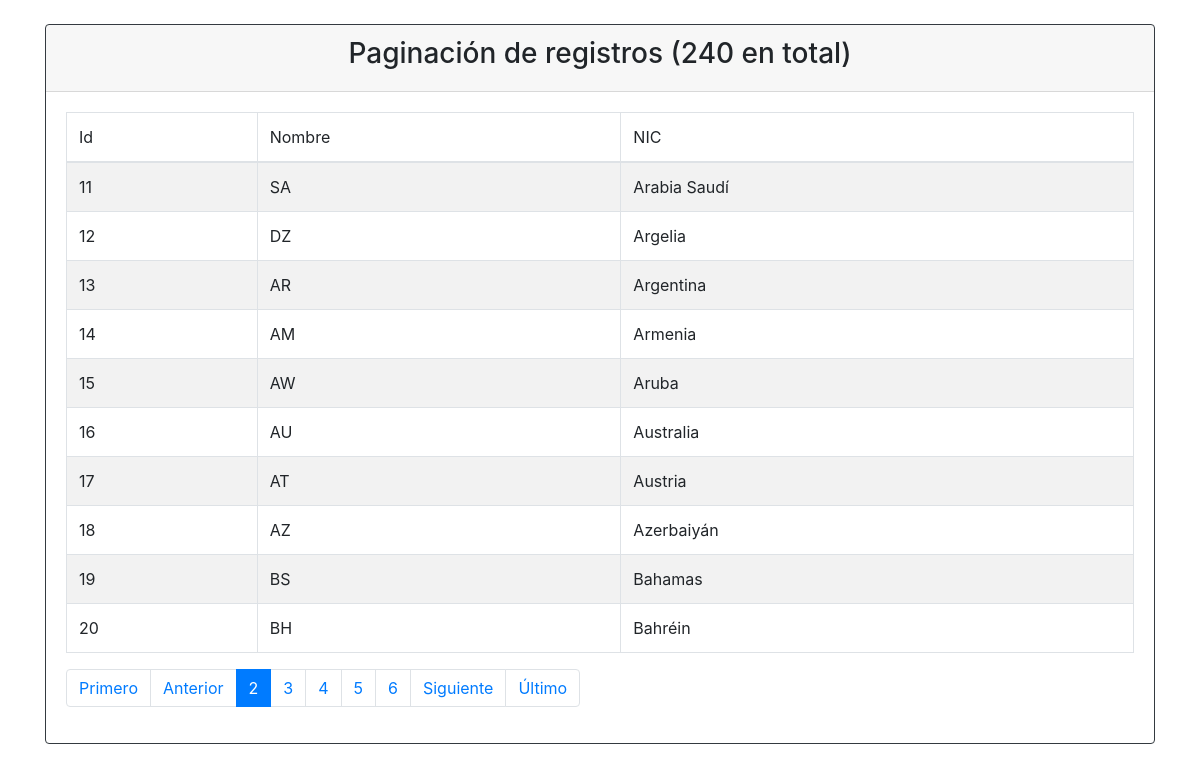
/20-Paginacion-de-registros/listado.php?pagina=2, run on the app's committed database.
### tables this page shows
CREATE TABLE `paises` (
  `id` int(11) NOT NULL,
  `iso` char(2) DEFAULT NULL,
  `nombre` varchar(80) DEFAULT NULL,
  `seo_slug` varchar(100) DEFAULT NULL
);

### 20-Paginacion-de-registros/clases/Conectar.php (called while the page is built)
<?php
abstract class Conectar {
	private $mysqli;
	public function conectar(){
		$this->mysqli = new mysqli('localhost', 'root', '', 'paises');
		return $this->mysqli;
	}
	public function setNames(){
		return $this->mysqli->query(" SET NAMES 'utf8'");
	}
}
?>

### 20-Paginacion-de-registros/clases/Usuario.php (called while the page is built, shortened)
<?php
require_once("Conectar.php");
class Usuario extends Conectar {
	private $db;
	public function __construct(){
		$this->db = parent::conectar();
	}
	public function getDatos($sql){
		$this->usuarios = array();
		$datos = $this->db->query($sql);
		while ($registro = $datos->fetch_object()){
			$this->usuarios[] = $registro;
		}
		return $this->usuarios;
	}
}
?>

### 20-Paginacion-de-registros/listado.php (the view, shortened to what this page needs)
<?php
require_once("clases/Usuario.php");
$usuario = new Usuario();
$cantidad_resultados_por_pagina = 10;
if (isset($_GET['pagina'])) {
	if (is_numeric($_GET['pagina'])){
		if ($_GET['pagina'] == 1){
			header("Location: listado.php");
		} else {
			$pagina = $_GET['pagina'];
		}
	} else {
		header("Location: listado.php");
	}
} else {
	$pagina = 1;
}
$empezar_desde = ($pagina-1)* $cantidad_resultados_por_pagina;
$sql1 = "SELECT count('id') AS cantidad FROM paises";
$registros = $usuario->getDatos($sql1);
$sql2 = "SELECT id, iso, nombre FROM paises
ORDER BY id ASC
LIMIT ".$empezar_desde.",".$cantidad_resultados_por_pagina."
";
$datos = $usuario->getDatos($sql2);
$total_paginas = ceil($registros[0]->cantidad/$cantidad_resultados_por_pagina);
?>
<!DOCTYPE html>
<html>
<head>
	<link rel="stylesheet" href="https://maxcdn.bootstrapcdn.com/bootstrap/4.0.0/css/bootstrap.min.css">
</head>
<body>
	<br/>
	<div class="container">
		<div class="justify-content-center">
			<div class="card border-dark">
				<div class="card-header">
					<h3 class="text-center">Paginación de registros (<?php echo $registros[0]->cantidad; ?> en total)</h3>
				</div>
				<div class="card-body">
					<table class="table table-bordered table-striped table-hover">
						<thead>
							<tr>
								<td>Id</td>
								<td>Nombre</td>
								<td>NIC</td>
							</tr>
						</thead>
						<tbody>
							<?php
							$impresos = 0;
							foreach ($datos as $dato):
								$impresos++;
								?>
								<tr>
									<td><?php echo $dato->id; ?></td>
									<td><?php echo $dato->iso; ?></td>
									<td><?php echo $dato->nombre; ?></td>
								</tr>
							<?php endforeach; ?>
						</tbody>
					</table>
					<nav aria-label="...">
						<ul class="pagination">
							<li class="page-item">
								<a class="page-link" href="listado.php" tabindex="-1">Primero</a>
							</li>
							<?php if ($pagina==1): ?>
								<li class="page-item disabled">
								<a href="javascript:void(0);" class="page-link">Anterior</a>
							</li>
							<?php else:
								$anterior = $pagina - 1;
							?>
								<li class="page-item">
								<a href="listado.php?pagina=<?php echo $anterior; ?>" class="page-link">Anterior</a>
							</li>
							<?php endif; ?>
							<?php for ($i=$pagina; $i <= ($pagina+4) ; $i++) : ?>
								<li class="page-item <?php if ($pagina==$i) echo 'active'; ?>">
								<a class="page-link" href="listado.php?pagina=<?php echo $i; ?>"><?php echo $i; ?></span></a>
							</li>
							<?php endfor; ?>
							<?php if ($impresos == $cantidad_resultados_por_pagina and $pagina < $total_paginas):
								$proximo=$pagina+1;
							 ?>
								<li class="page-item"><a class="page-link" href="listado.php?pagina=<?php echo $proximo; ?>">Siguiente</a></li>
							<?php else: ?>
								<li class="page-item disabled"><a class="page-link" href="javascript:void(0);">Siguiente</a></li>
							<?php endif; ?>
							<li class="page-item">
								<a class="page-link" href="listado.php?pagina=<?php echo $total_paginas; ?>">Último</a>
							</li>
						</ul>
					</nav>
				</div>
			</div>
		</div>
	</div>
</body>
</html>

### data on the page
paises: id "11", iso "SA", nombre "Arabia Saudí"
paises: id "12", iso "DZ", nombre "Argelia"
paises: id "13", iso "AR", nombre "Argentina"
paises: id "14", iso "AM", nombre "Armenia"
paises: id "15", iso "AW", nombre "Aruba"
paises: id "16", iso "AU", nombre "Australia"
paises: id "17", iso "AT", nombre "Austria"
paises: id "18", iso "AZ", nombre "Azerbaiyán"
paises: id "19", iso "BS", nombre "Bahamas"
paises: id "20", iso "BH", nombre "Bahréin"

### other printed values
$registros[0]->cantidad "240"
